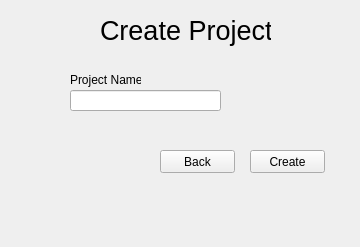
<?xml version="1.0" encoding="UTF-8"?>
<ui version="4.0">
 <class>MainWindow</class>
 <widget class="QMainWindow" name="MainWindow">
  <property name="geometry">
   <rect>
    <x>0</x>
    <y>0</y>
    <width>360</width>
    <height>247</height>
   </rect>
  </property>
  <property name="windowTitle">
   <string>MainWindow</string>
  </property>
  <widget class="QWidget" name="centralwidget">
   <widget class="QLineEdit" name="Project_name_text">
    <property name="geometry">
     <rect>
      <x>70</x>
      <y>90</y>
      <width>151</width>
      <height>21</height>
     </rect>
    </property>
   </widget>
   <widget class="QPushButton" name="Create_Button">
    <property name="geometry">
     <rect>
      <x>250</x>
      <y>150</y>
      <width>75</width>
      <height>23</height>
     </rect>
    </property>
    <property name="text">
     <string>Create</string>
    </property>
   </widget>
   <widget class="QLabel" name="H1">
    <property name="geometry">
     <rect>
      <x>100</x>
      <y>10</y>
      <width>171</width>
      <height>41</height>
     </rect>
    </property>
    <property name="font">
     <font>
      <pointsize>20</pointsize>
     </font>
    </property>
    <property name="text">
     <string>Create Project</string>
    </property>
   </widget>
   <widget class="QLabel" name="H2">
    <property name="geometry">
     <rect>
      <x>70</x>
      <y>70</y>
      <width>71</width>
      <height>20</height>
     </rect>
    </property>
    <property name="text">
     <string>Project Name</string>
    </property>
   </widget>
   <widget class="QPushButton" name="Back_Button">
    <property name="geometry">
     <rect>
      <x>160</x>
      <y>150</y>
      <width>75</width>
      <height>23</height>
     </rect>
    </property>
    <property name="text">
     <string>Back</string>
    </property>
   </widget>
   <widget class="QLabel" name="Error_lable">
    <property name="geometry">
     <rect>
      <x>10</x>
      <y>180</y>
      <width>311</width>
      <height>21</height>
     </rect>
    </property>
    <property name="text">
     <string/>
    </property>
   </widget>
  </widget>
 </widget>
 <resources/>
 <connections/>
</ui>
